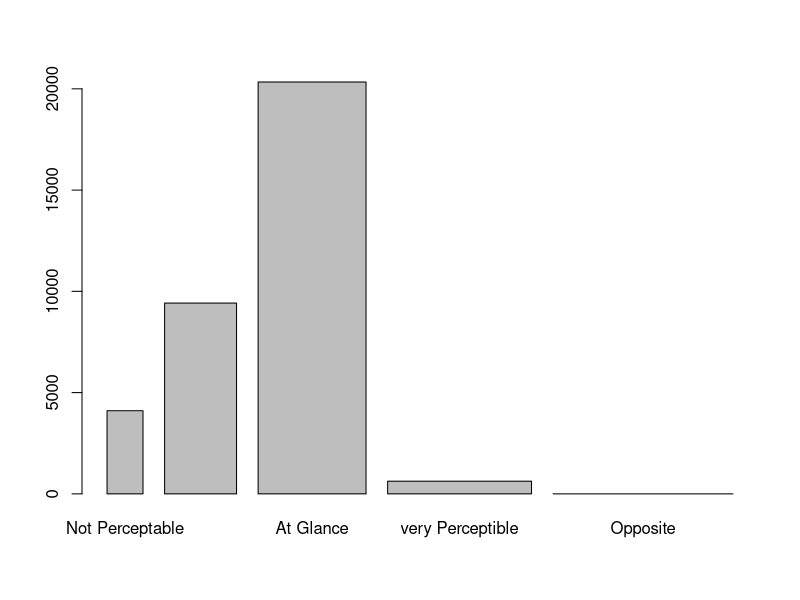
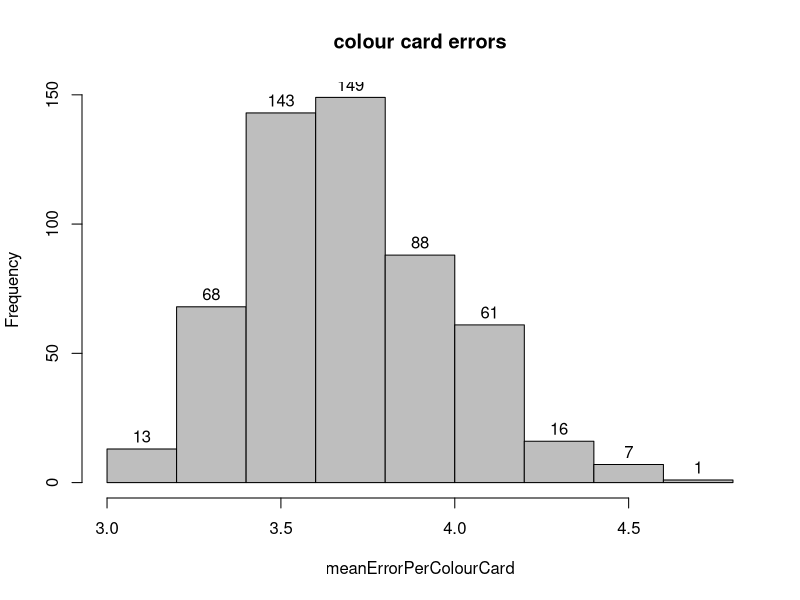
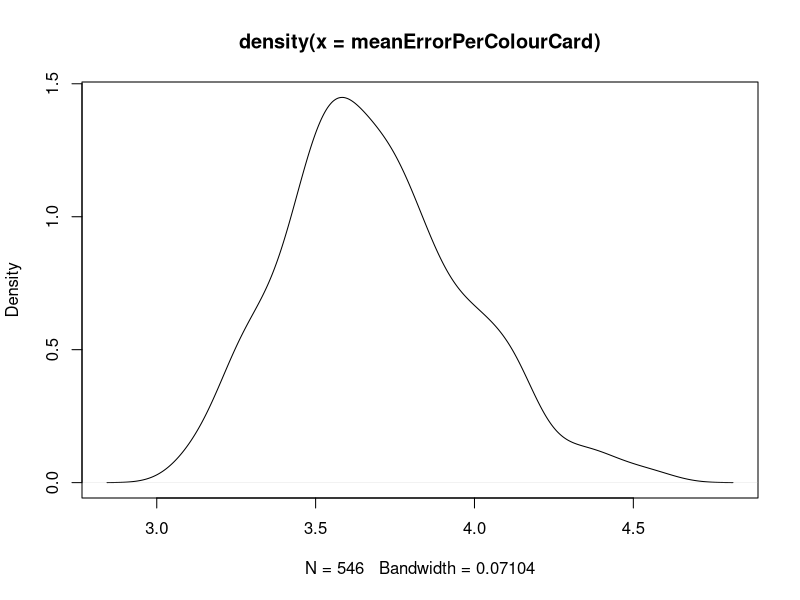

Reproduce these figures in R, in order.
lab <- read.csv2("data/LabMeasurements-Color-Card.csv")
Master <- read.csv2("data/MasterColorCard.csv")

#t() tranposes the matrix  and c() puts it all into one row
MasterInOneRow <- c(t(as.matrix(Master[,9:11])))
MasterInOneRow
#creates a matrix by repeating the rows to fit the lab data 
MasterRepeated <- matrix(rep(MasterInOneRow, 13*42), byrow = TRUE,nrow = 13*42)
MasterRepeated
LabWithoutFirstColumns <- lab[,-c(1:2)]

deltaMatrix <- MasterRepeated - LabWithoutFirstColumns

print(deltaMatrix)
deltaMatrixPowerTwo <- deltaMatrix^2

deltaMatrixPowerTwo
dim(deltaMatrixPowerTwo)

deltEMatrix <- matrix(NA, nrow = 546, ncol = 64, byrow = FALSE)




for (i in 1:ncol(deltEMatrix)) {
  deltEMatrix[,i] <- sqrt(rowSums(deltaMatrixPowerTwo[,(i-1)*3+(1:3)]))
}


deltEMatrix

countLevel1 <- sum(deltEMatrix<=1)
countLevel1
countLevel2 <- sum((deltEMatrix>1) & (deltEMatrix<2))
countLevel2
countLevel3 <- sum((deltEMatrix>2) & (deltEMatrix<10))
countLevel3
countLevel4 <- sum((deltEMatrix>11) & (deltEMatrix<49))
countLevel4
countLevel5 <- sum(deltEMatrix>50)
countLevel5
levelcount<-c(countLevel1,countLevel2,countLevel3,countLevel4,countLevel5)
level <-c("Not Perceptable","Hardly Perceptable","At Glance","very Perceptible","Opposite")
#count of color spots 
barplot(levelcount,(1:5),names.arg = level)
?barplot

meanErrorPerColourCard <- rowMeans(deltEMatrix)

hist(meanErrorPerColourCard, breaks="Sturge", col="grey", labels = T,main="colour card errors")

plot(density(meanErrorPerColourCard))
